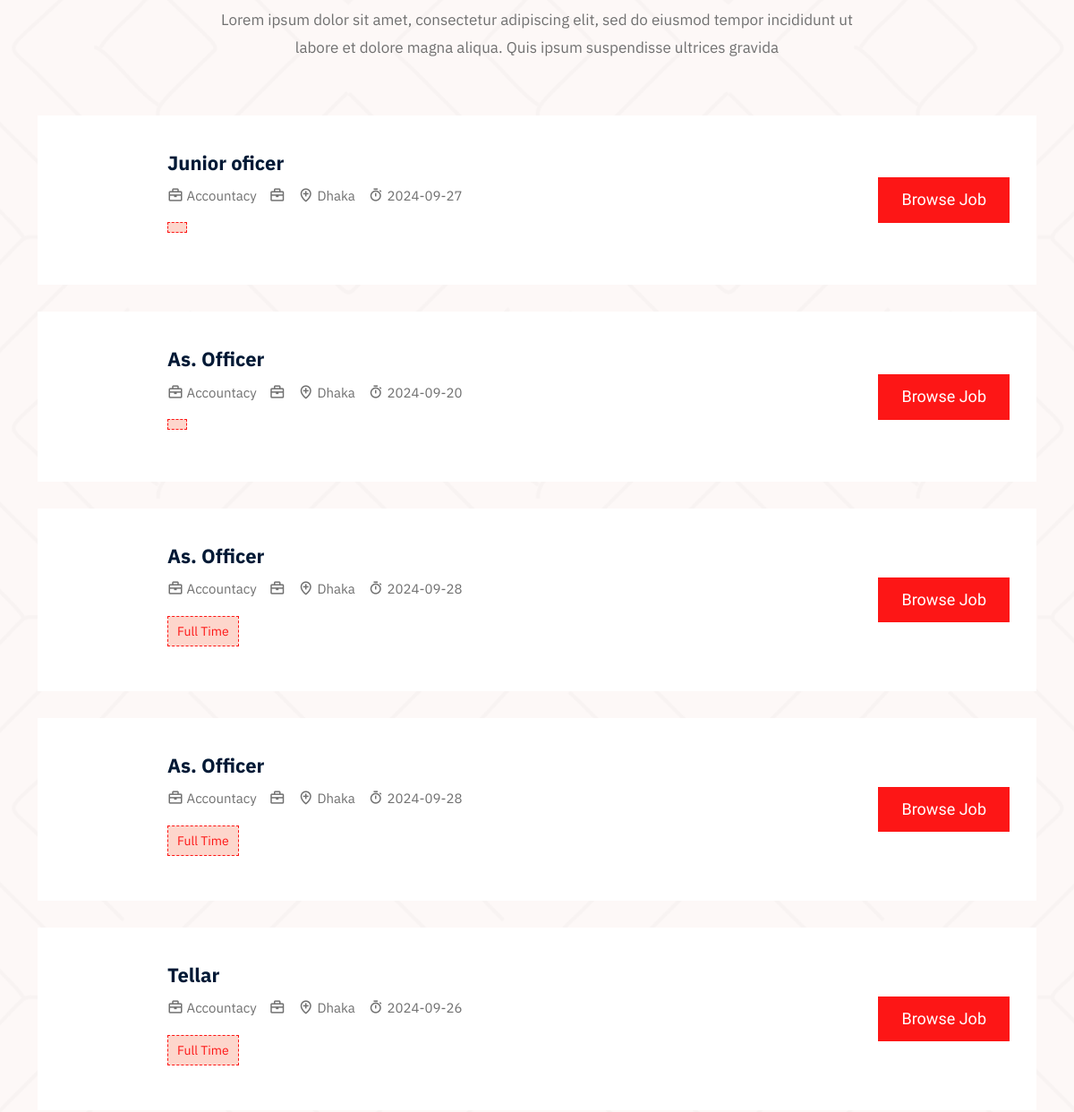
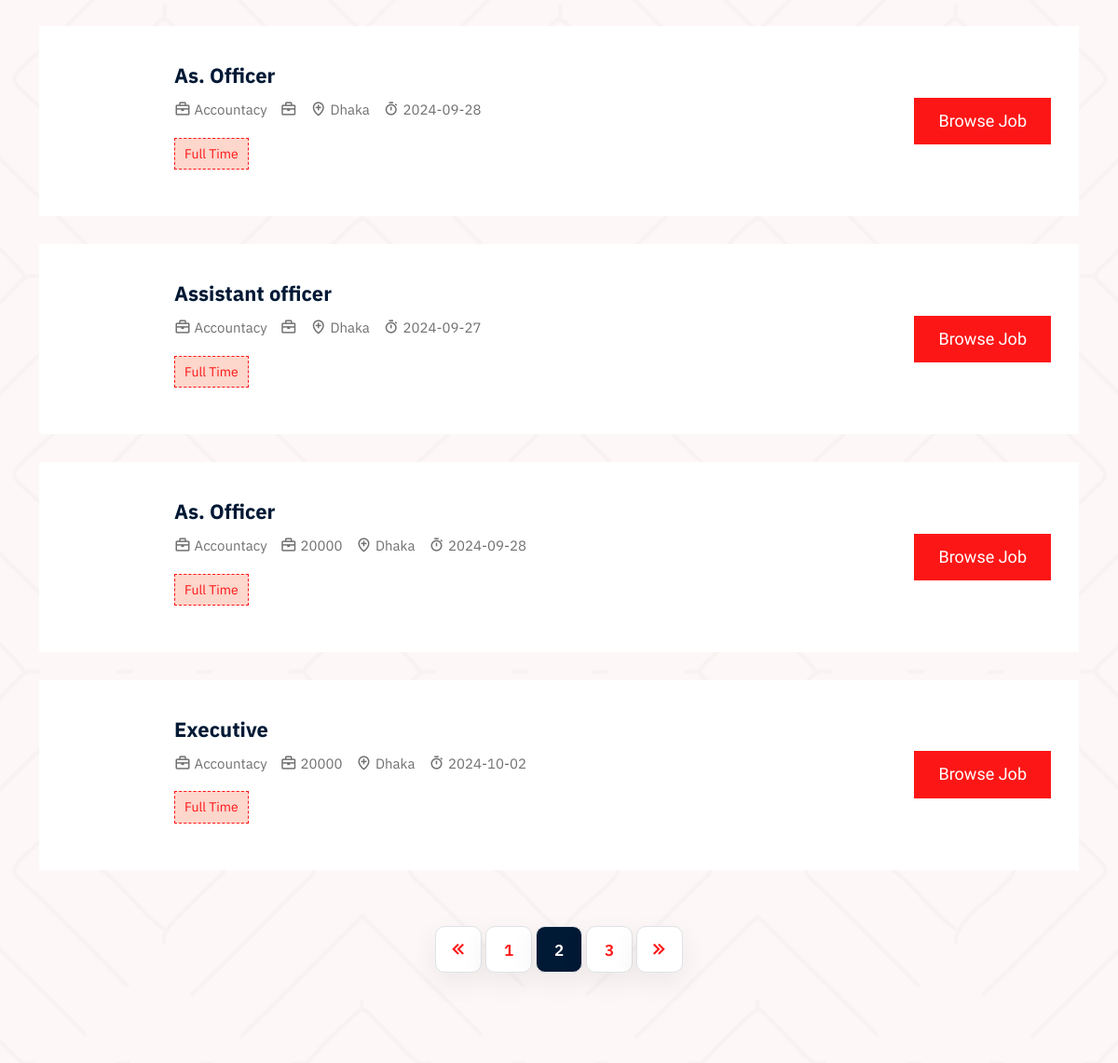
The app's page /job-list_category.php?category_id=Accountacy (signed in, middle part), older data (2 pictures, top to bottom).
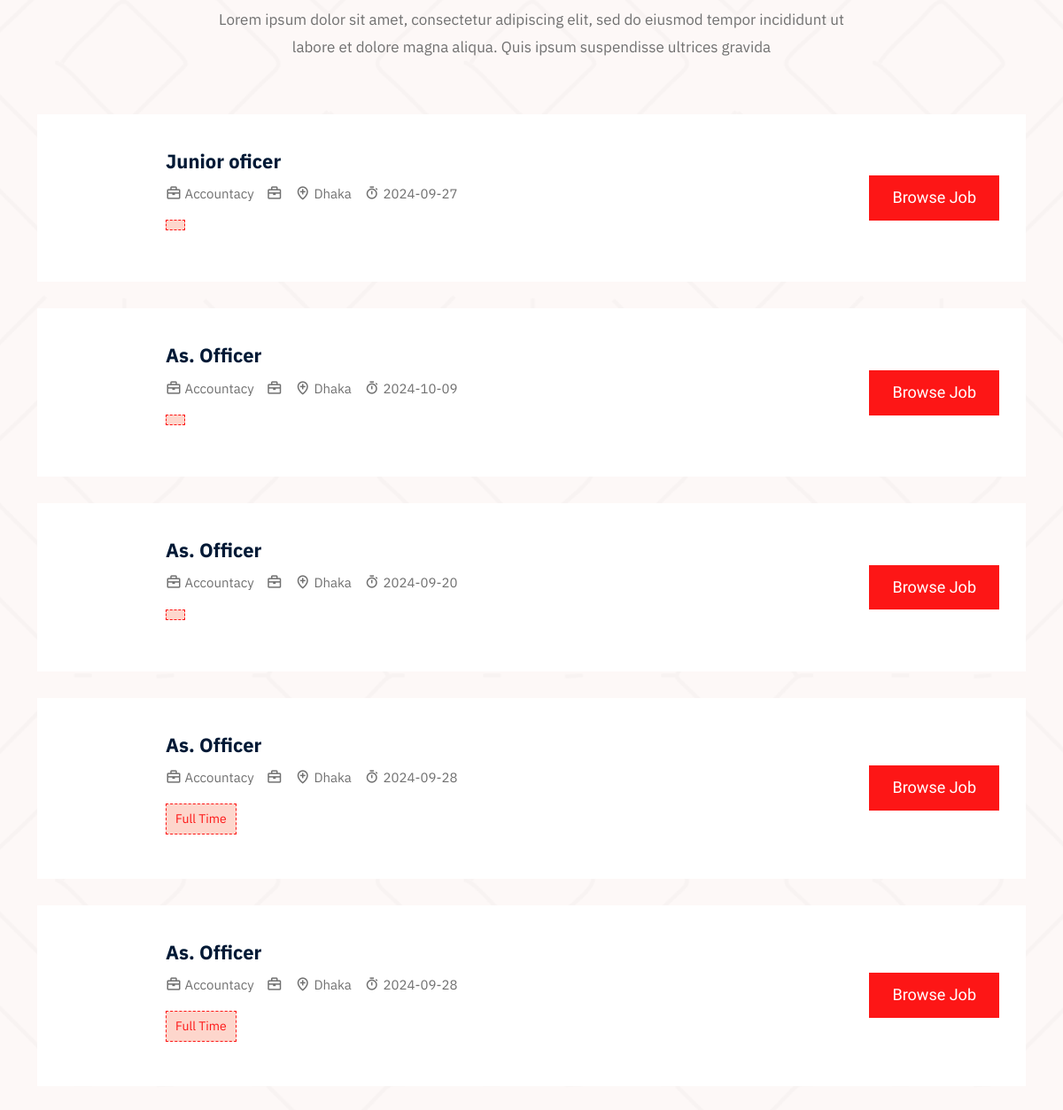
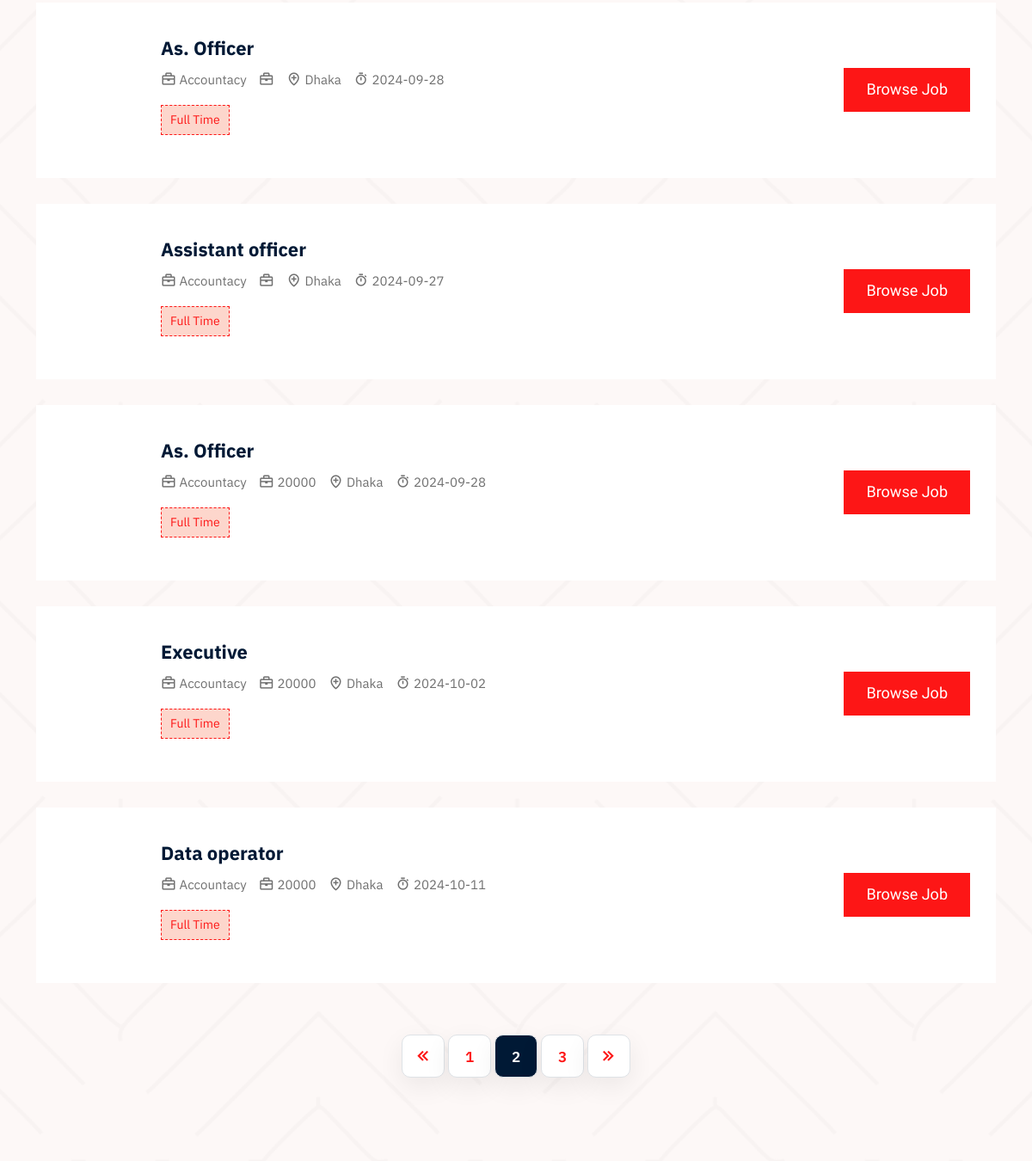
The same page, newer data (2 pictures, top to bottom).
### tables this page shows
CREATE TABLE `vacancy` (
  `id` int(11) NOT NULL,
  `job_title` varchar(50) NOT NULL,
  `salary` varchar(30) NOT NULL,
  `company_name` varchar(30) NOT NULL,
  `address` varchar(30) NOT NULL,
  `category` varchar(30) NOT NULL,
  `start_date` date NOT NULL DEFAULT current_timestamp(),
  `last_date` date NOT NULL DEFAULT current_timestamp(),
  `email` varchar(30) NOT NULL,
  `website` varchar(30) NOT NULL,
  `job_type` varchar(20) NOT NULL,
  `company_id` int(11) NOT NULL,
  `vacancy_count` int(11) NOT NULL,
  `catagory_id` int(11) NOT NULL,
  `category_count` int(11) NOT NULL,
  `description` varchar(300) NOT NULL
);

### job-list_category.php (the view, shortened to what this page needs)
<?php
require_once 'connect.php';
$user_first_name = $_SESSION['name'];
if(!empty($user_first_name)){
?>
<!doctype html>
<html lang="zxx">
    <head>
        <link rel="stylesheet" href="assets/css/bootstrap.min.css">
        <link rel="stylesheet" href="assets/css/owl.carousel.min.css">
        <link rel="stylesheet" href="assets/css/owl.theme.default.min.css">
        <link rel="stylesheet" href="assets/css/boxicon.min.css">
        <link rel="stylesheet" href="assets/fonts/flaticon/flaticon.css">
        <link rel="stylesheet" href="assets/css/magnific-popup.css">
        <link rel="stylesheet" href="assets/css/meanmenu.css">
        <link rel="stylesheet" href="assets/css/nice-select.css">
		<link rel="stylesheet" href="assets/css/style.css">
		<link rel="stylesheet" href="assets/css/dark.css">
		<link rel="stylesheet" href="assets/css/responsive.css">
    </head>
    <body>
        <section class="job-style-two job-list-section pt-100 pb-70">
            <div class="container">
                <div class="section-title text-center">
                    <p>Lorem ipsum dolor sit amet, consectetur adipiscing elit, sed do eiusmod tempor incididunt ut labore et dolore magna aliqua. Quis ipsum suspendisse ultrices gravida</p>
                </div>
                <div class="row">
                    <?php
                    $id = $_REQUEST['category_id'];
                    $sql =$conn->query ("SELECT vacancy.id,vacancy.job_title,vacancy.category,vacancy.salary,vacancy.address,vacancy.last_date,vacancy.job_type FROM vacancy,category WHERE vacancy.category='$id' AND vacancy.catagory_id=category.id");
                    while($row = $sql->fetch_assoc()){
                    ?>
                    <div class="col-lg-12">
                        <div class="job-card-two">
                            <div class="row align-items-center">
                                <div class="col-md-8">
                                    <div class="job-info">
                                        <h3>
                                            <a href="job_details.php?id=<?php echo $row['id']?>"><?php echo $row['job_title'] ?></a>
                                        </h3>
                                        <ul>
                                            <li>
                                                <i class='bx bx-briefcase' ></i>
                                                <?php echo $row['category'] ?>
                                            </li>
                                            <li>
                                                <i class='bx bx-briefcase' ></i>
                                                <?php echo $row['salary'] ?>
                                            </li>
                                            <li>
                                                <i class='bx bx-location-plus'></i>
                                                <?php echo $row['address'] ?>
                                            </li>
                                            <li>
                                                <i class='bx bx-stopwatch' ></i>
                                                <?php echo $row['last_date'] ?>
                                            </li>
                                        </ul>
                                        <span><?php echo $row['job_type'] ?></span>
                                    </div>
                                </div>
                                <div class="col-md-3">
                                    <div class="theme-btn text-end">
                                        <a href="job_details.php?id=<?php echo $row['id']?>" class="default-btn">
                                            Browse Job
                                        </a>
                                    </div>
                                </div>
                            </div>
                        </div>
                    </div>
<?php } ?>
                </div>
                <nav aria-label="Page navigation example">
                    <ul class="pagination justify-content-center">
                        <li class="page-item disabled">
                            <a class="page-link" href="#" tabindex="-1" aria-disabled="true">
                                <i class='bx bx-chevrons-left bx-fade-left'></i>
                            </a>
                        </li>
                        <li class="page-item"><a class="page-link" href="#">1</a></li>
                        <li class="page-item"><a class="page-link active" href="#">2</a></li>
                        <li class="page-item"><a class="page-link" href="#">3</a></li>
                        <li class="page-item">
                            <a class="page-link" href="#">
                                <i class='bx bx-chevrons-right bx-fade-right'></i>
                            </a>
                        </li>
                    </ul>
                </nav>
            </div>
        </section>
  	</body>
</html>
<?php
}else{
    header('location:sign_in.php');
}
?>

Row changes from the older to the newer data that the page shows:
removed vacancy: job_title "Tellar", category "Accountacy", address "Dhaka", last_date "2024-09-26", job_type "Full Time"
now on this page (row edited): vacancy: job_title "As. Officer", category "Accountacy", address "Dhaka", last_date "2024-10-09"
added vacancy: job_title "Data operator", category "Accountacy", salary "20000", address "Dhaka", last_date "2024-10-11", job_type "Full Time"
